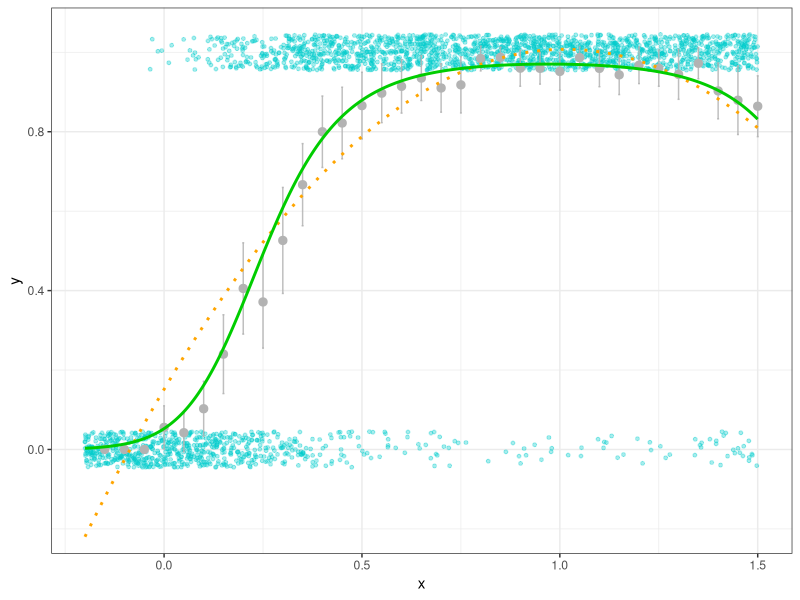

R code for this plot:
############### Required packages
require(ggplot2)
############### Simulation 
# define model parameters
set.seed(13979)
nobs <- 2500
nmax <- 1.5
nmin <- - 0.2
x1 <- runif(nobs,nmin,nmax)

xb <- -3 + 13.5*x1-7*x1^2 
exb <- 1/(1+exp(-xb)) # inverse-logit
by <- rbinom(nobs,size=1, prob = exb)
logitmod <-data.frame(by, x1) 

##########Bin data for visualization only ##########
binx<-0.05
t.breaks <-cut(x1, seq(nmin,nmax, by=binx))
means <-tapply(by, t.breaks, mean)
semean <-function(x) sd(x)/sqrt(length(x))
means.se <-tapply(by, t.breaks, semean)
gbin<-data.frame(x=seq(nmin+binx,nmax, by=binx),y=means)
##########

# Fit a logit model 
fit_logit <- glm(by ~ x1+I(x1^2),data=logitmod,family = 'binomial')
pred_logit <- predict(fit_logit, type = 'response')
data_logit <- data.frame(x1,pred_logit)
########

# Fit a normal model 
fit_norm <- lm(by ~ x1+I(x1^2),data = logitmod)
pred_norm <- predict(fit_norm, type = 'response')
data_norm <- data.frame(x1,pred_norm)
########

ggplot(logitmod,aes(x=x1,y=by))+ 
  geom_point(colour="cyan3",size=1,alpha=0.35,position = position_jitter (height  = 0.045))+
  geom_point(aes(x=x,y=y),size=2.5,data=gbin,colour="gray70")+
  geom_errorbar(data=gbin,aes(x=x,y=y,ymin=y-2*means.se,ymax=y+2*means.se),alpha=0.85,
                colour="gray70",width=0.005)+
  geom_line(aes(y=pred_norm), col='orange', size=1,data=data_norm,linetype="dotted") +  
  geom_line(aes(y=pred_logit),data=data_logit,size=1,col='green3')+
  theme_bw()+
  ylab("y")+
 xlab("x")+coord_cartesian(ylim=c(-0.2,1.05))


